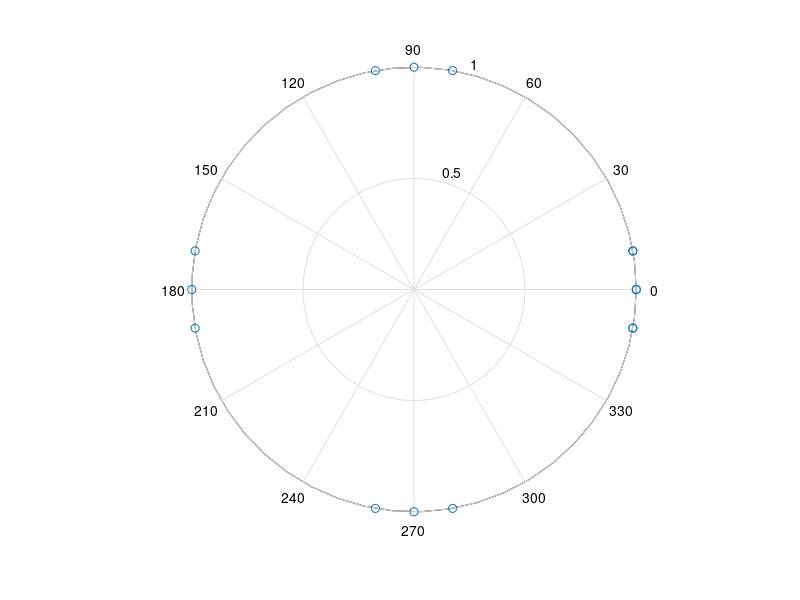

MATLAB code to generate this figure:
%% Donnees 
ro=1;
theta=[0,10,-10,80,90,100,170,180,190,260,270,280,350,360,370];
%theta=[10,13,11,12,11,10];
%theta=[0,10,-10,80];
%theta=[45,135]
%% Conversion en rad + produit cartésien
[RO,THETA]=meshgrid(ro,theta);
THETA=THETA*pi/180;
V=[THETA(:),RO(:)];
%% Conversion en cartesien
X=1.*cos(THETA);
Y=1.*sin(THETA);
%% Calcul de V_moy
X_moy=mean(X);
Y_moy=mean(Y);
V_moy=[X_moy,Y_moy];
%% Conversion de V_moy en polaire
ro_moy=sqrt(X_moy.^2+Y_moy.^2);
theta_moy=2*atan(Y_moy./(X_moy+sqrt(X_moy.^2+Y_moy.^2)))
%[theta_moy,ro_moy]=cart2pol(X_moy,Y_moy);
%% Ecart type
theta_moy_pi=mod(theta_moy+pi,2*pi)-pi
theta_2pi=mod(THETA-theta_moy_pi+pi,2*pi)+theta_moy_pi-pi;

ecart_type=0;
for i=1:length(theta_2pi)
    diff=theta_2pi(i)-theta_moy_pi;
    ecart_type=ecart_type+(diff)^2;
end
ecart_type=sqrt(ecart_type/(length(theta_2pi)))
%% Plot des vecteurs
polar(THETA,RO,'o')
